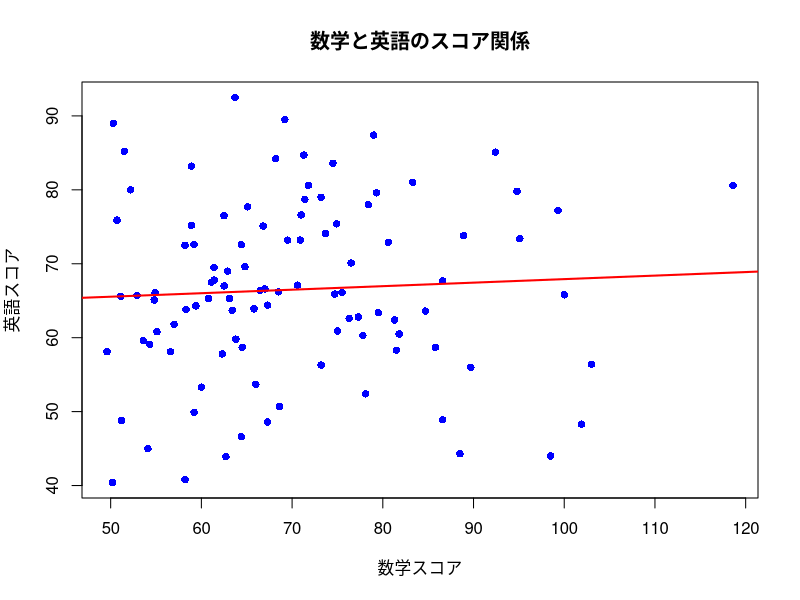
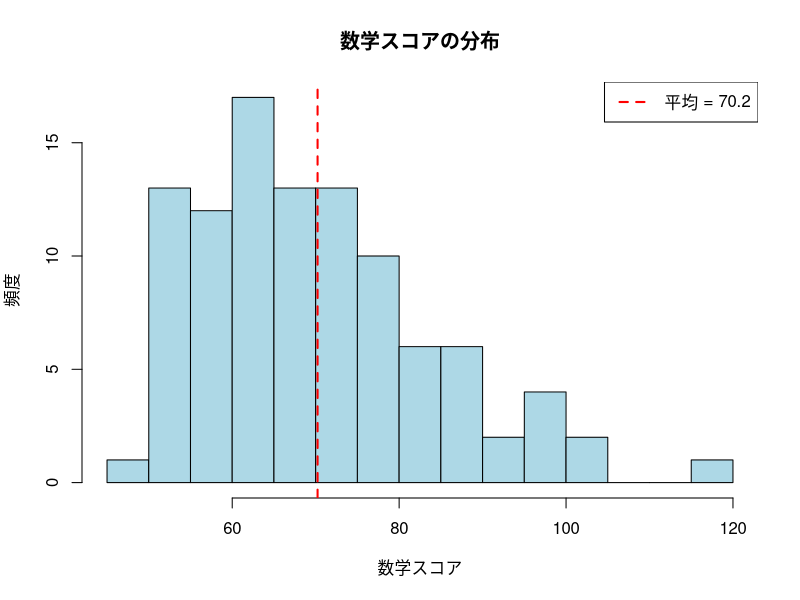
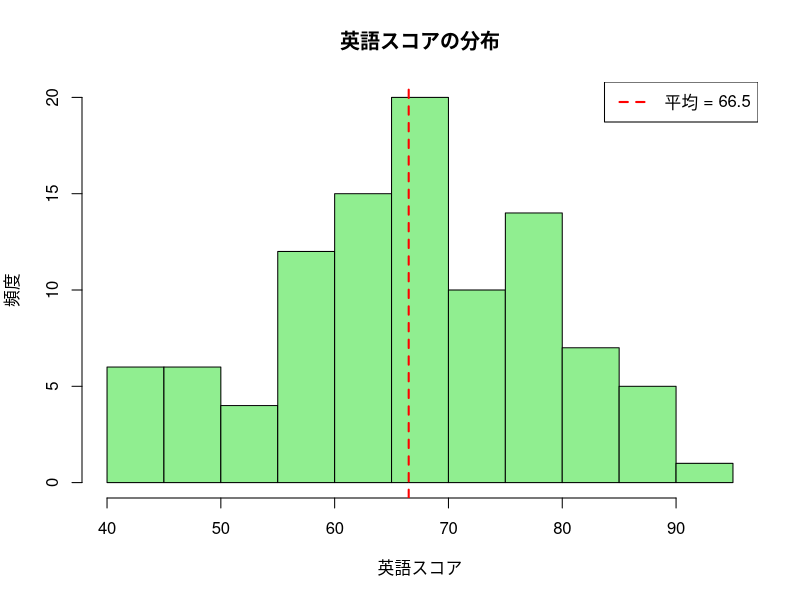
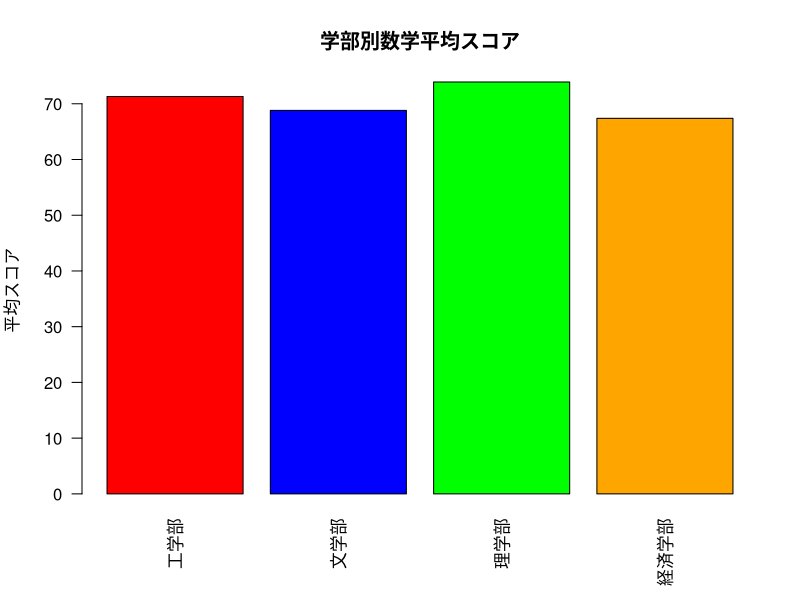
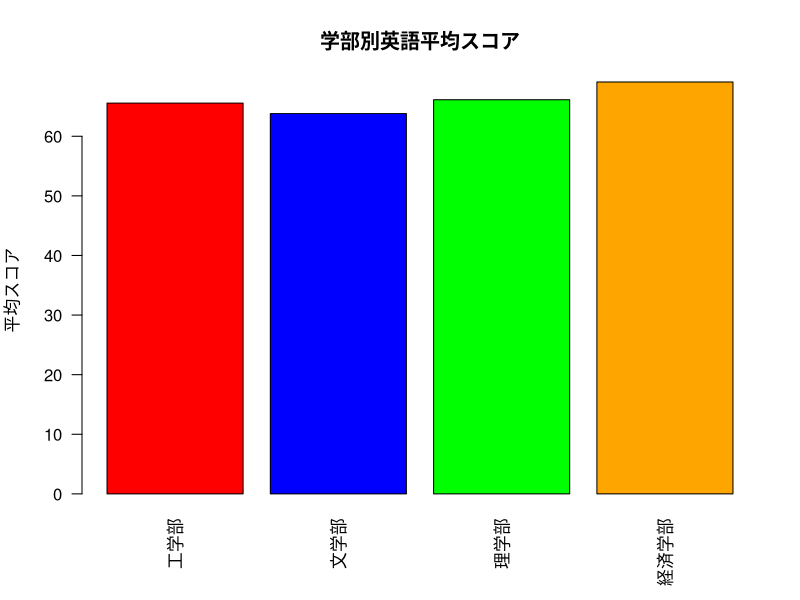
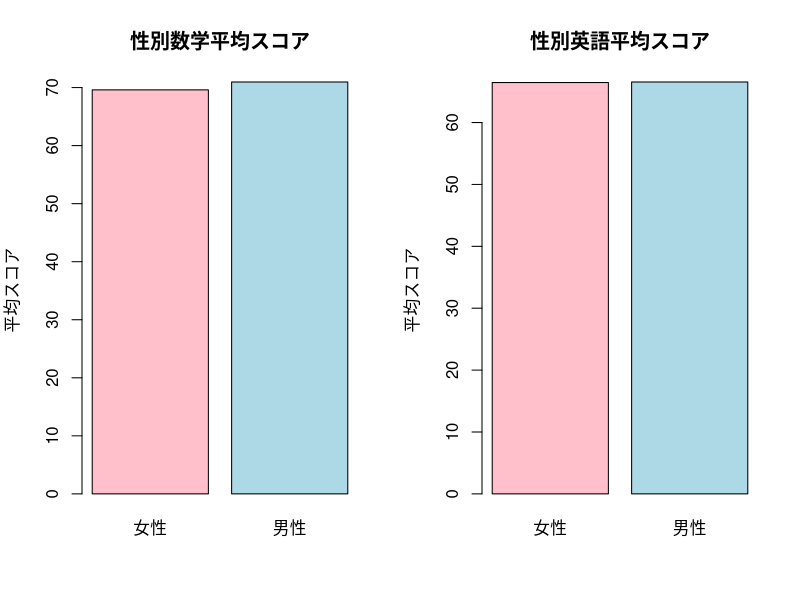

These charts were generated, in order, by the following R code:
# =====================================
# R基礎演習 - 大学2年生向け
# RStudio Cloud対応版
# =====================================

# 1. 基本的な操作とコンソールの使い方
# =====================================

# Rをコンソールとして使う
print("Rの基礎演習を開始します！")

# 変数への代入
x <- 10
y <- 5
name <- "統計学"

# 変数の表示
x
y
name

# 2. 四則演算
# =====================================

# 基本的な計算
addition <- 10 + 5        # 足し算
subtraction <- 10 - 5     # 引き算
multiplication <- 10 * 5  # 掛け算
division <- 10 / 5        # 割り算
power <- 10^2             # べき乗
remainder <- 10 %% 3      # 余り

# 結果の表示
print(paste("足し算:", addition))
print(paste("引き算:", subtraction))
print(paste("掛け算:", multiplication))
print(paste("割り算:", division))
print(paste("べき乗:", power))
print(paste("余り:", remainder))

# 3. ダミーデータの作成について
# =====================================

# 注意: student_data.csvはすでにリポジトリに含まれています
# 以下のコードは参考として残していますが、実行は不要です

# 乱数シードを設定（結果を再現可能にするため）
# set.seed(123)

# 学生データを作成
# n_students <- 100

# student_data <- data.frame(
#   student_id = 1:n_students,
#   age = sample(18:25, n_students, replace = TRUE),
#   gender = sample(c("男性", "女性"), n_students, replace = TRUE),
#   major = sample(c("経済学部", "工学部", "文学部", "理学部"), n_students, replace = TRUE),
#   math_score = round(rnorm(n_students, mean = 70, sd = 15), 1),
#   english_score = round(rnorm(n_students, mean = 65, sd = 12), 1),
#   study_hours = round(runif(n_students, min = 0, max = 8), 1)
# )

# データの確認
# head(student_data)
# str(student_data)

# CSVファイルとして保存
# write.csv(student_data, "student_data.csv", row.names = FALSE, fileEncoding = "UTF-8")

print("student_data.csvファイルを使用します（すでに用意されています）")

# 4. CSVファイルの読み込み
# =====================================

# CSVファイルを読み込み
data <- read.csv("student_data.csv", fileEncoding = "UTF-8")

# データの基本情報を確認
print("=== データの基本情報 ===")
print(dim(data))  # 行数と列数
print(summary(data))  # 基本統計量

# 5. 基本統計量の計算
# =====================================

print("=== 数学スコアの基本統計量 ===")

# 平均
math_mean <- mean(data$math_score)
print(paste("平均:", math_mean))

# 分散
math_var <- var(data$math_score)
print(paste("分散:", math_var))

# 標準偏差
math_sd <- sd(data$math_score)
print(paste("標準偏差:", math_sd))

# 中央値
math_median <- median(data$math_score)
print(paste("中央値:", math_median))

print("=== 英語スコアの基本統計量 ===")

# 英語スコアについても同様に計算
eng_mean <- mean(data$english_score)
eng_var <- var(data$english_score)
eng_sd <- sd(data$english_score)
eng_median <- median(data$english_score)

print(paste("平均:", eng_mean))
print(paste("分散:", eng_var))
print(paste("標準偏差:", eng_sd))
print(paste("中央値:", eng_median))

# 6. グラフの作成
# =====================================

# 散布図の作成
print("=== 散布図の作成 ===")
plot(data$math_score, data$english_score,
     main = "数学と英語のスコア関係",
     xlab = "数学スコア",
     ylab = "英語スコア",
     col = "blue",
     pch = 16)

# 回帰直線を追加
abline(lm(english_score ~ math_score, data = data), col = "red", lwd = 2)

# ヒストグラムの作成
print("=== ヒストグラムの作成 ===")

# 数学スコアのヒストグラム
hist(data$math_score,
     main = "数学スコアの分布",
     xlab = "数学スコア",
     ylab = "頻度",
     col = "lightblue",
     breaks = 15)

# 平均線を追加
abline(v = math_mean, col = "red", lwd = 2, lty = 2)
legend("topright", legend = paste("平均 =", round(math_mean, 1)), 
       col = "red", lty = 2, lwd = 2)

# 英語スコアのヒストグラム
hist(data$english_score,
     main = "英語スコアの分布",
     xlab = "英語スコア",
     ylab = "頻度",
     col = "lightgreen",
     breaks = 15)

# 平均線を追加
abline(v = eng_mean, col = "red", lwd = 2, lty = 2)
legend("topright", legend = paste("平均 =", round(eng_mean, 1)), 
       col = "red", lty = 2, lwd = 2)

# 7. グループごとの棒グラフ
# =====================================

print("=== グループ別分析 ===")

# 学部別の平均スコア計算
major_math_mean <- aggregate(math_score ~ major, data = data, FUN = mean)
major_eng_mean <- aggregate(english_score ~ major, data = data, FUN = mean)

print("学部別数学平均スコア:")
print(major_math_mean)

print("学部別英語平均スコア:")
print(major_eng_mean)

# 学部別数学スコア棒グラフ
barplot(major_math_mean$math_score,
        names.arg = major_math_mean$major,
        main = "学部別数学平均スコア",
        ylab = "平均スコア",
        col = c("red", "blue", "green", "orange"),
        las = 2)  # x軸ラベルを縦にする

# 学部別英語スコア棒グラフ
barplot(major_eng_mean$english_score,
        names.arg = major_eng_mean$major,
        main = "学部別英語平均スコア",
        ylab = "平均スコア",
        col = c("red", "blue", "green", "orange"),
        las = 2)

# 性別による比較
gender_math_mean <- aggregate(math_score ~ gender, data = data, FUN = mean)
gender_eng_mean <- aggregate(english_score ~ gender, data = data, FUN = mean)

print("性別数学平均スコア:")
print(gender_math_mean)

print("性別英語平均スコア:")
print(gender_eng_mean)

# 性別比較の棒グラフ
par(mfrow = c(1, 2))  # 1行2列のレイアウト

barplot(gender_math_mean$math_score,
        names.arg = gender_math_mean$gender,
        main = "性別数学平均スコア",
        ylab = "平均スコア",
        col = c("pink", "lightblue"))

barplot(gender_eng_mean$english_score,
        names.arg = gender_eng_mean$gender,
        main = "性別英語平均スコア",
        ylab = "平均スコア",
        col = c("pink", "lightblue"))

par(mfrow = c(1, 1))  # レイアウトをリセット

# 8. 相関係数の計算
# =====================================

print("=== 相関分析 ===")

# 数学と英語スコアの相関係数
correlation_math_eng <- cor(data$math_score, data$english_score)
print(paste("数学と英語スコアの相関係数:", correlation_math_eng))

# 勉強時間と各スコアの相関
correlation_study_math <- cor(data$study_hours, data$math_score)
correlation_study_eng <- cor(data$study_hours, data$english_score)

print(paste("勉強時間と数学スコアの相関係数:", correlation_study_math))
print(paste("勉強時間と英語スコアの相関係数:", correlation_study_eng))

# 相関行列の作成
numeric_data <- data[, c("math_score", "english_score", "study_hours", "age")]
correlation_matrix <- cor(numeric_data)

print("相関行列:")
print(round(correlation_matrix, 3))

# 相関の強さを判定する関数
interpret_correlation <- function(r) {
  abs_r <- abs(r)
  if (abs_r >= 0.7) {
    return("強い相関")
  } else if (abs_r >= 0.4) {
    return("中程度の相関")
  } else if (abs_r >= 0.2) {
    return("弱い相関")
  } else {
    return("ほとんど相関なし")
  }
}

print(paste("数学と英語の相関の強さ:", interpret_correlation(correlation_math_eng)))

# 9. 追加の分析練習
# =====================================

print("=== 追加分析 ===")

# 条件付き統計
high_performers <- data[data$math_score >= 80, ]
print(paste("数学80点以上の学生数:", nrow(high_performers)))
print(paste("高得点者の英語平均スコア:", mean(high_performers$english_score)))

# クロス集計
major_gender_table <- table(data$major, data$gender)
print("学部別性別クロス集計:")
print(major_gender_table)

# 10. まとめとレポート
# =====================================

print("=== 分析結果まとめ ===")
print(paste("総学生数:", nrow(data)))
print(paste("数学平均点:", round(math_mean, 1), "点"))
print(paste("英語平均点:", round(eng_mean, 1), "点"))
print(paste("数学と英語の相関:", round(correlation_math_eng, 3)))
print(paste("最も数学平均の高い学部:", major_math_mean$major[which.max(major_math_mean$math_score)]))

print("演習完了！お疲れさまでした。")

# =====================================
# 練習問題（コメントアウト状態）
# 学生が自分で試すための課題
# =====================================

# 【練習問題1】
# 年齢別の平均スコアを計算してみましょう
# age_math_mean <- aggregate(math_score ~ age, data = data, FUN = mean)

# 【練習問題2】
# 勉強時間が4時間以上の学生だけを抽出してみましょう
# high_study_students <- data[data$study_hours >= 4, ]

# 【練習問題3】
# 数学と英語の合計点を新しい列として追加してみましょう
# data$total_score <- data$math_score + data$english_score

# 【練習問題4】
# 学部別の勉強時間の平均を計算してみましょう
# major_study_mean <- aggregate(study_hours ~ major, data = data, FUN = mean)